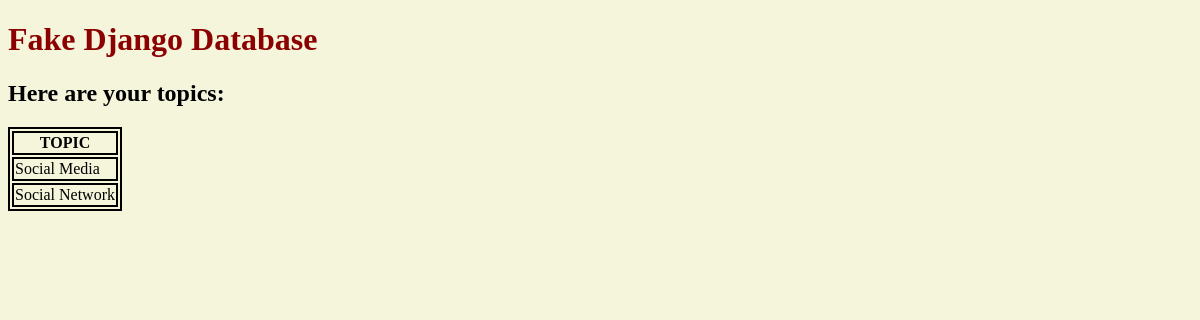
The page /topics/ on the database as committed earlier.
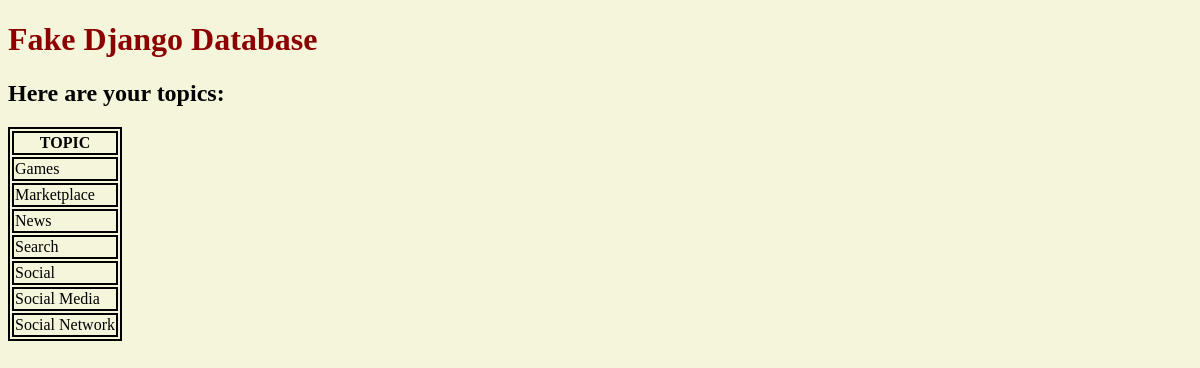
The same page on the database as committed later.
### first_app/models.py (models this page shows, shortened)
class Topic(models.Model):
    topic_name = models.CharField(max_length = 264, unique = True)

### first_app/views.py (the view)
# urls.py: path('', views.index2 , name='index2'),
def index2(request):
    topic_list = Topic.objects.order_by('topic_name')
    topic_dict = {'topics' : topic_list}
    return render(request, 'first_app/second_page.html', context = topic_dict)

### templates/first_app/second_page.html (shortened to what this page needs)
<!DOCTYPE html>
{% load static%}
<html lang="en" dir="ltr">
  <head>
    <link rel="stylesheet" href="{% static "CSS/myStyle.css" %}"/>
  </head>
  <body>
    <h1>Fake Django Database</h1>
    <h2>Here are your topics:</h2>
    <div>
      {% if topics%}
        <table>
          <thead>
            <th>TOPIC</th>
          </thead>
          {% for topic in topics %}
          <tr>
            <td>{{ topic.topic_name }}</td>
          </tr>
          {% endfor %}
        </table>
        {% else %}
          <p>NO ACCESS RECORDS FOUND!</p>
        {% endif %}
    </div>
  </body>
</html>

### static/CSS/myStyle.css (style rules this page uses)
h1 { color: darkred; }
body { background-color: beige; }
table, th, td { border: 2px solid black; }

Rows that differ between the two databases and show on the page:
added Topic: topic_name "Games"
added Topic: topic_name "Marketplace"
added Topic: topic_name "News"
added Topic: topic_name "Search"
added Topic: topic_name "Social"
